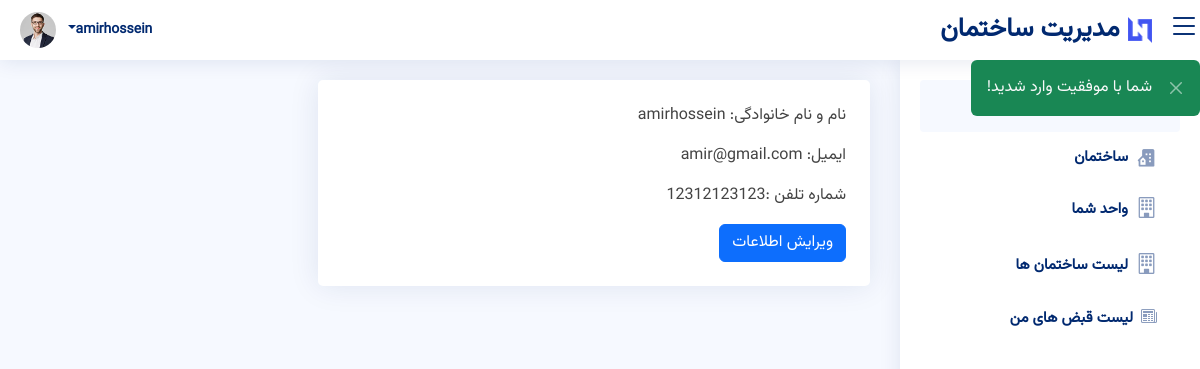
Screenshot of /dashboard/index (signed in) with the database file from the repository.
### tables this page shows
CREATE TABLE `person` (
  `id` int(11) NOT NULL,
  `name` varchar(255) NOT NULL,
  `email` varchar(255) NOT NULL,
  `phone` varchar(255) NOT NULL,
  `password` varchar(255) NOT NULL,
  `type` tinyint(1) NOT NULL
);

### app/core/Controller.php (called while the page is built, shortened)
<?php
class Controller
{
    public function view(string $path, array $data = []): void
    {
        require 'views/' . $path . 'View.php';
    }
}

### app/controllers/dashboardController.php (called while the page is built, shortened)
<?php
class dashboardController extends Controller {
  public function index():void {
    $person = $this->model('person');
    $data = $person->getAllInfo($_SESSION['id']);
    $this->view('dashboard/dashboard',$data);
  }
}

### app/app.php (called while the page is built)
<?php
class App
{
    public function __construct()
    {
        require_once('router.php');
        new Router();
    }
}

### index.php (called while the page is built, shortened)
<?php
require "app/core/Controller.php";
require "app/core/Model.php";
require "app/app.php";
new App();

### app/core/Model.php (called while the page is built)
<?php
class Model
{
    public $connection = "";
    public function __construct()
    {
        $this->connection = new mysqli('localhost', 'root', '', 'building-mgmt');
    }
    public function exeQuery(string $query, array $data = [], bool $returnData)
    {
        $prepare = $this->connection->prepare($query);
        $type = '';
        $values = [];
        if (count($data) > 0) {
            foreach ($data as $key => $item) {
                $type .= $item['type'];
                $values[$key] = $item['value'];
            }
            $prepare->bind_param($type, ...$values);
        }
        if ($returnData) {
            $prepare->execute();
            return $prepare->get_result();
        }
        return $prepare->execute();
    }
}

### app/models/personModel.php (called while the page is built, shortened)
<?php
class personModel extends Model {
  public function getAllInfo(int $id):array
  {
        $query = "SELECT * FROM person WHERE id=?";
        $data = [
            ['type' => 's', 'value' => $id],
        ];
        $result = $this->exeQuery($query, $data,true);
        if ($result->num_rows > 0) {
            return $result->fetch_assoc();
        } else {
            return [];
        }
  }
}

### views/dashboard/profileView.php (the view)
<section class="section dashboard">
  <div class="row">
      <div class="col-lg-8">
        <div class="info-box card p-4">
          <p>نام و نام خانوادگی: <span><?php echo $data['name'] ?></span></p>
          <p>ایمیل: <span><?php echo $data['email'] ?></span></p>
          <p>شماره تلفن :<span><?php echo $data['phone'] ?></span></p>
          <div class="float-left">
            <a href="<?php echo URL ?>dashboard/edit_profile" class="btn btn-primary">ویرایش اطلاعات</a>
          </div>
        </div>
      </div>
  </div>
</section>

### app/router.php (shortened to what this page needs)
<?php
class Router
{
    public function __construct()
    {
        $request_type = $_SERVER['REQUEST_METHOD'];
        $url = '/' . ( $_GET['url'] ?? "");
        foreach ($routes as $route) {
            if (
                preg_match(
                    $route['pattern_url'],
                    $url,
                    $matches
                ) && $request_type == $route['type']
            ) {
                $params = (array) explode('/', $matches[0]);
                $object = new $route['controller']();
                call_user_func_array([$object, $route['action']], $params);
            }
        }
    }
}

### assets/css/style.css (style rules this page uses)
:root { scroll-behavior: smooth; }
html * { font-family: "Vazirmatn", sans-serif !important; }
body { background: #f6f9ff; color: #444444; }
a { color: #4154f1; text-decoration: none; }
.card { margin-bottom: 30px; border: none; border-radius: 5px; box-shadow: 0px 0 30px rgba(1, 41, 112, 0.1); }

### rows the page displays
person: name "amirhossein", email "amir@gmail.com", phone "12312123123"
